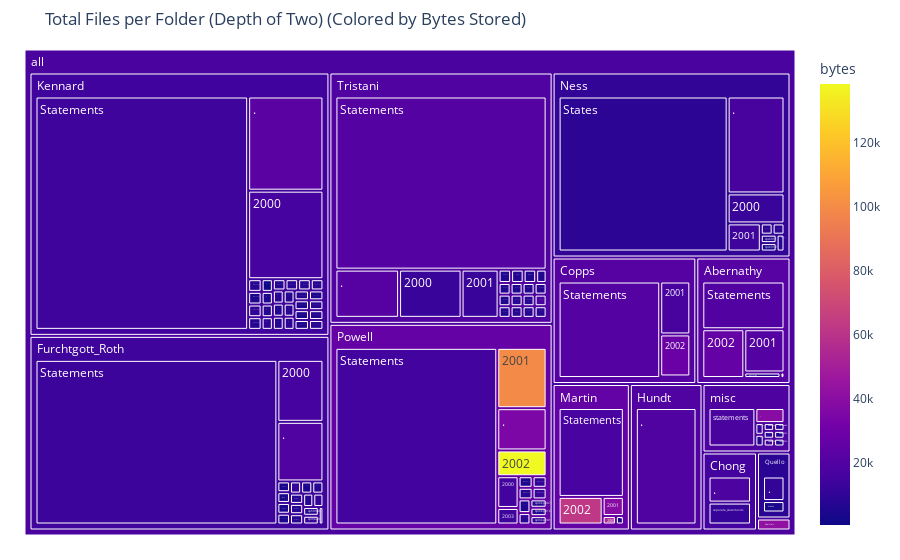

The code cell stored with this chart in its notebook:
### Markdown cell above
### Visualize Larger Deposit Folders

### Code cell
import plotly.express as px

fig = px.treemap(df173,
                 title="Total Files per Folder (Depth of Two) (Colored by Bytes Stored)",
                 path=[px.Constant("all"), 'folder1', 'folder2'], 
                 color='bytes'
                )
fig.update_traces(root_color="lightgrey")
fig.update_layout(margin = dict(t=50, l=25, r=25, b=25))
fig.show()

### Figure 1 — Plotly figure (JSON) as saved in the notebook; plotly's stock layout.template omitted (floating-point values rounded to 4 significant figures; data arrays with more than 128 entries replaced by an {"elided": "..."} marker saying what was removed)
{"data": [{"branchvalues": "total", "customdata": {"elided": "137x1 float values"}, "domain": {"x": [0, 1], "y": [0, 1]}, "hovertemplate": "labels=%{label}<br>count=%{value}<br>parent=%{parent}<br>id=%{id}<br>bytes=%{color}<extra></extra>", "ids": {"elided": "137 str values"}, "labels": {"elided": "137 str values"}, "marker": {"coloraxis": "coloraxis", "colors": {"elided": "137 float values"}}, "name": "", "parents": {"elided": "137 str values"}, "root": {"color": "lightgrey"}, "type": "treemap", "values": {"elided": "137 int values"}}], "layout": {"autosize": true, "coloraxis": {"colorbar": {"title": {"text": "bytes"}}, "colorscale": [[0, "#0d0887"], [0.1111, "#46039f"], [0.2222, "#7201a8"], [0.3333, "#9c179e"], [0.4444, "#bd3786"], [0.5556, "#d8576b"], [0.6667, "#ed7953"], [0.7778, "#fb9f3a"], [0.8889, "#fdca26"], [1, "#f0f921"]]}, "legend": {"tracegroupgap": 0}, "margin": {"b": 25, "l": 25, "r": 25, "t": 50}, "title": {"text": "Total Files per Folder (Depth of Two) (Colored by Bytes Stored)"}}}
